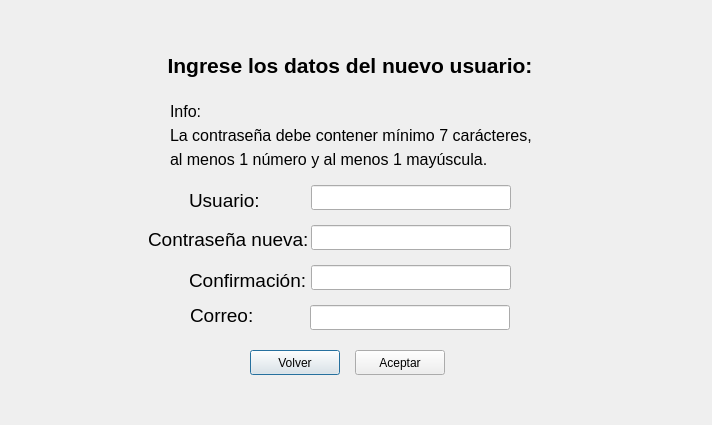
<?xml version="1.0" encoding="UTF-8"?>
<ui version="4.0">
 <class>QDialog</class>
 <widget class="QDialog" name="QDialog">
  <property name="geometry">
   <rect>
    <x>0</x>
    <y>0</y>
    <width>712</width>
    <height>425</height>
   </rect>
  </property>
  <property name="windowTitle">
   <string>Recuperar Usuario</string>
  </property>
  <property name="windowIcon">
   <iconset>
    <normaloff>../assets/iconoLogo.jpg</normaloff>../assets/iconoLogo.jpg</iconset>
  </property>
  <widget class="QLabel" name="labelTitulo">
   <property name="geometry">
    <rect>
     <x>160</x>
     <y>50</y>
     <width>380</width>
     <height>31</height>
    </rect>
   </property>
   <property name="text">
    <string>&lt;html&gt;&lt;head/&gt;&lt;body&gt;&lt;p align=&quot;center&quot;&gt;&lt;span style=&quot; font-size:16pt; font-weight:600;&quot;&gt;Ingrese los datos del nuevo usuario:&lt;/span&gt;&lt;/p&gt;&lt;/body&gt;&lt;/html&gt;</string>
   </property>
  </widget>
  <widget class="QLabel" name="labelUsuario">
   <property name="geometry">
    <rect>
     <x>189</x>
     <y>185</y>
     <width>120</width>
     <height>31</height>
    </rect>
   </property>
   <property name="text">
    <string>&lt;html&gt;&lt;head/&gt;&lt;body&gt;&lt;p&gt;&lt;span style=&quot; font-size:14pt;&quot;&gt;Usuario:&lt;/span&gt;&lt;/p&gt;&lt;/body&gt;&lt;/html&gt;</string>
   </property>
  </widget>
  <widget class="QLabel" name="labelUsuario_2">
   <property name="geometry">
    <rect>
     <x>148</x>
     <y>224</y>
     <width>161</width>
     <height>31</height>
    </rect>
   </property>
   <property name="text">
    <string>&lt;html&gt;&lt;head/&gt;&lt;body&gt;&lt;p&gt;&lt;span style=&quot; font-size:14pt;&quot;&gt;Contraseña nueva:&lt;/span&gt;&lt;/p&gt;&lt;/body&gt;&lt;/html&gt;</string>
   </property>
  </widget>
  <widget class="QLabel" name="labelUsuario_3">
   <property name="geometry">
    <rect>
     <x>189</x>
     <y>265</y>
     <width>120</width>
     <height>31</height>
    </rect>
   </property>
   <property name="text">
    <string>&lt;html&gt;&lt;head/&gt;&lt;body&gt;&lt;p&gt;&lt;span style=&quot; font-size:14pt;&quot;&gt;Confirmación:&lt;/span&gt;&lt;/p&gt;&lt;/body&gt;&lt;/html&gt;</string>
   </property>
  </widget>
  <widget class="QLineEdit" name="lineEditUsuario">
   <property name="geometry">
    <rect>
     <x>311</x>
     <y>185</y>
     <width>200</width>
     <height>25</height>
    </rect>
   </property>
  </widget>
  <widget class="QLineEdit" name="lineEditContrasena">
   <property name="geometry">
    <rect>
     <x>311</x>
     <y>225</y>
     <width>200</width>
     <height>25</height>
    </rect>
   </property>
  </widget>
  <widget class="QLineEdit" name="lineEditConfirmacion">
   <property name="geometry">
    <rect>
     <x>311</x>
     <y>265</y>
     <width>200</width>
     <height>25</height>
    </rect>
   </property>
  </widget>
  <widget class="QPushButton" name="buttonVolver">
   <property name="geometry">
    <rect>
     <x>250</x>
     <y>350</y>
     <width>90</width>
     <height>25</height>
    </rect>
   </property>
   <property name="text">
    <string>Volver</string>
   </property>
  </widget>
  <widget class="QPushButton" name="buttonAceptar">
   <property name="geometry">
    <rect>
     <x>355</x>
     <y>350</y>
     <width>90</width>
     <height>25</height>
    </rect>
   </property>
   <property name="text">
    <string>Aceptar</string>
   </property>
  </widget>
  <widget class="QLabel" name="labelInfo">
   <property name="geometry">
    <rect>
     <x>170</x>
     <y>100</y>
     <width>371</width>
     <height>71</height>
    </rect>
   </property>
   <property name="text">
    <string>&lt;!DOCTYPE HTML PUBLIC &quot;-//W3C//DTD HTML 4.0//EN&quot; &quot;http://www.w3.org/TR/REC-html40/strict.dtd&quot;&gt;
&lt;html&gt;&lt;head&gt;&lt;meta name=&quot;qrichtext&quot; content=&quot;1&quot; /&gt;&lt;style type=&quot;text/css&quot;&gt;
p, li { white-space: pre-wrap; }
&lt;/style&gt;&lt;/head&gt;&lt;body style=&quot; font-family:'Ubuntu'; font-size:11pt; font-weight:400; font-style:normal;&quot;&gt;
&lt;p style=&quot; margin-top:5px; margin-bottom:5px; margin-left:0px; margin-right:0px; -qt-block-indent:0; text-indent:0px;&quot;&gt;&lt;span style=&quot; font-size:12pt;&quot;&gt;Info:&lt;/span&gt;&lt;/p&gt;
&lt;p style=&quot; margin-top:5px; margin-bottom:5px; margin-left:0px; margin-right:0px; -qt-block-indent:0; text-indent:0px;&quot;&gt;&lt;span style=&quot; font-size:12pt;&quot;&gt;La contraseña debe contener mínimo 7 carácteres,&lt;/span&gt;&lt;/p&gt;
&lt;p style=&quot; margin-top:5px; margin-bottom:5px; margin-left:0px; margin-right:0px; -qt-block-indent:0; text-indent:0px;&quot;&gt;&lt;span style=&quot; font-size:12pt;&quot;&gt;al menos 1 número y al menos 1 mayúscula.&lt;/span&gt;&lt;/p&gt;&lt;/body&gt;&lt;/html&gt;</string>
   </property>
   <property name="textFormat">
    <enum>Qt::AutoText</enum>
   </property>
   <property name="scaledContents">
    <bool>false</bool>
   </property>
   <property name="margin">
    <number>1</number>
   </property>
   <property name="indent">
    <number>-1</number>
   </property>
  </widget>
  <widget class="QLabel" name="labelCheck">
   <property name="geometry">
    <rect>
     <x>520</x>
     <y>265</y>
     <width>25</width>
     <height>25</height>
    </rect>
   </property>
   <property name="text">
    <string/>
   </property>
   <property name="pixmap">
    <pixmap>../assets/iconoCheck.png</pixmap>
   </property>
  </widget>
  <widget class="QLabel" name="labelX">
   <property name="geometry">
    <rect>
     <x>520</x>
     <y>265</y>
     <width>25</width>
     <height>25</height>
    </rect>
   </property>
   <property name="text">
    <string/>
   </property>
   <property name="pixmap">
    <pixmap>../assets/iconoX.png</pixmap>
   </property>
  </widget>
  <widget class="QLabel" name="labelCorreo">
   <property name="geometry">
    <rect>
     <x>190</x>
     <y>300</y>
     <width>120</width>
     <height>31</height>
    </rect>
   </property>
   <property name="text">
    <string>&lt;html&gt;&lt;head/&gt;&lt;body&gt;&lt;p&gt;&lt;span style=&quot; font-size:14pt;&quot;&gt;Correo:&lt;/span&gt;&lt;/p&gt;&lt;/body&gt;&lt;/html&gt;</string>
   </property>
  </widget>
  <widget class="QLineEdit" name="lineEditCorreo">
   <property name="geometry">
    <rect>
     <x>310</x>
     <y>305</y>
     <width>200</width>
     <height>25</height>
    </rect>
   </property>
  </widget>
 </widget>
 <resources/>
 <connections/>
</ui>
